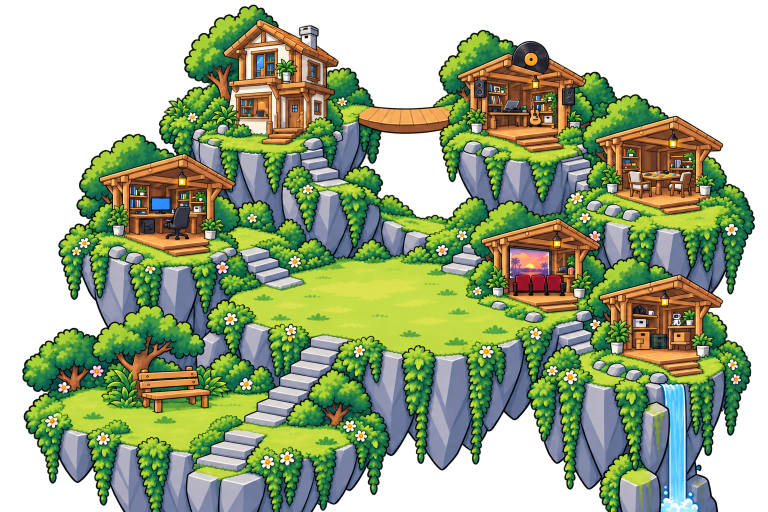
#> input picture world/world-scene-open.webp, 1536 x 1024 px, given in place of world-scene-open.png, which was not available (shown at 1/2 size)
$ python world-density-exports.py
#> lines starting #> are read from the running program, lines starting #| are printed output that depends on the picture; pictures that were not available may be replaced by others from this repository, and a replacement may not be noted
from pathlib import Path
from PIL import Image
import shutil
root=Path.cwd()
source=Path(r'C:/Users/16934/.codex/generated_images/01a0e648-fc3f-7fc0-ab1b-daafec0d2a58/exec-b4e53a79-b5a5-4db3-b81c-94b3ef08e1dd.png')
target=root/'references/drafts/world-v2/world-scene-open.png'
if not target.exists(): shutil.copy2(source,target)
im=Image.open(target)
#> im is the input picture: PIL image 1536x1024 RGBA; mean R, G, B, A 92.7, 110.9, 68.9, 171.3
im.save(root/'public/world/world-scene-open.webp','WEBP',lossless=True,method=6)
# Mechanical web exports use the same 0.96 native texels per logical world unit.
# Original approved artwork remains untouched for portraits and future exports.
actors=[('yifan-cartoon-v2','yifan-scene-idle',389),('yifan-look','yifan-scene-look',389),('yifan-wave','yifan-scene-wave',389),('cat-cartoon','cat-scene-idle',197),('cat-awake','cat-scene-awake',197),('cat-stretch','cat-scene-stretch',197)]
for original,name,size in actors:
    raw=root/('references/drafts/world-v1' if original=='yifan-cartoon-v2' else 'references/drafts/world-v2')/(original+'.png')
    with Image.open(raw) as actor:
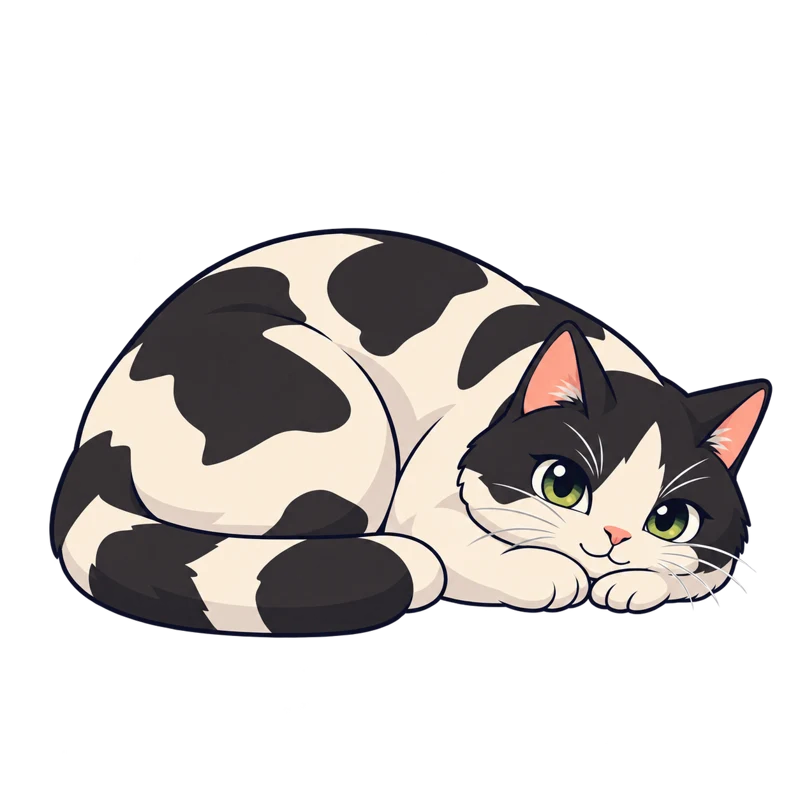
#> input picture world/cat-awake.webp, 800 x 800 px, given in place of yifan-cartoon-v2.png, which was not available
#> actor is the input picture: PIL image 800x800 RGBA; mean R, G, B, A 48.9, 45.6, 43.7, 86.7
        actor.resize((size,size),Image.Resampling.LANCZOS).save(root/'public/world'/(name+'.webp'),'WEBP',lossless=True,method=6)
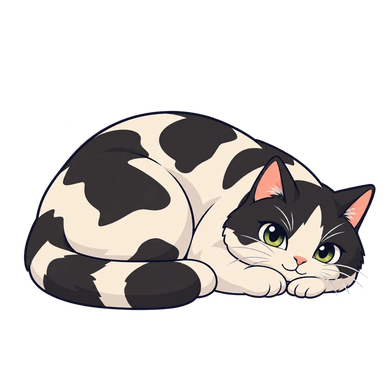
#> saved as yifan-scene-idle.webp: PIL image 389x389 RGBA; mean R, G, B, A 48.4, 45, 43.2, 86.7; transparent parts drawn white
#> pass 2 of the loop `for original,name,size in actors:`:
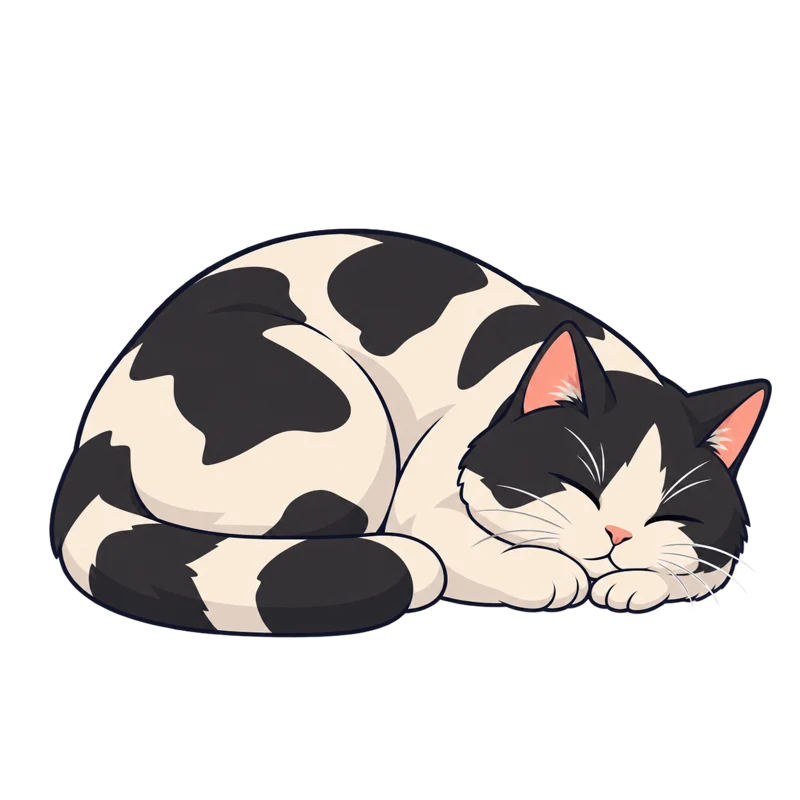
#> input picture world/cat-cartoon.webp, 800 x 800 px, given in place of yifan-look.png, which was not available
#> actor is the input picture: PIL image 800x800 RGBA; mean R, G, B, A 49, 45.7, 43.9, 86.7
#> `actor.resize((size,size),Image.Resampling.LANCZOS).save(root/'public/w..`:
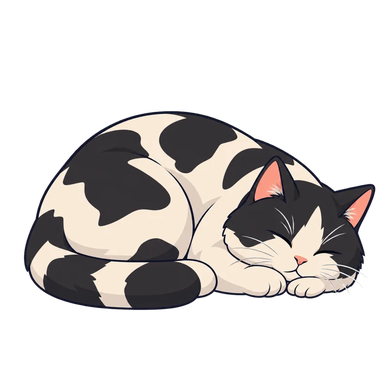
#> saved as yifan-scene-look.webp: PIL image 389x389 RGBA; mean R, G, B, A 48.4, 45.1, 43.4, 86.7; transparent parts drawn white
#> (the run stopped early here; a loop or call above may not have finished)
